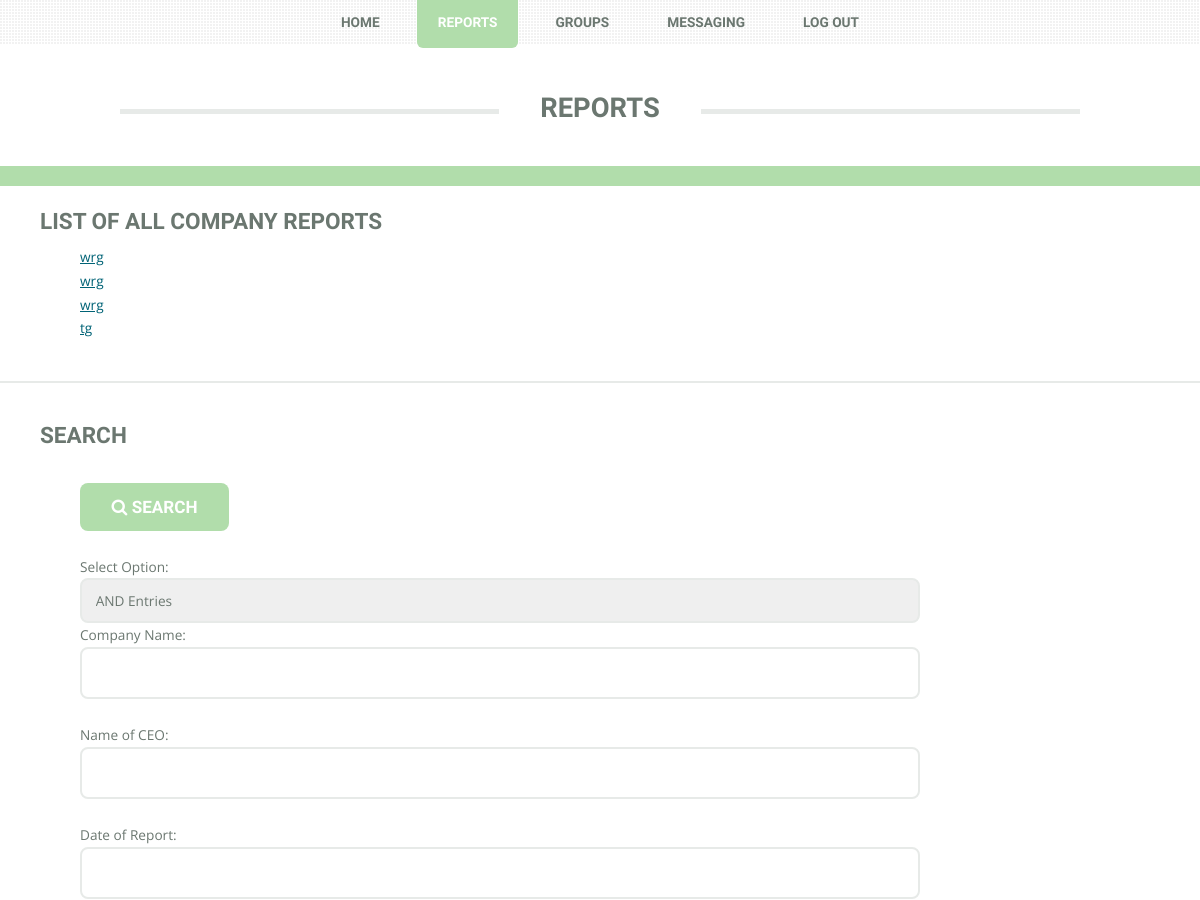
The app's page /reports/ (signed in, upper part), older data.
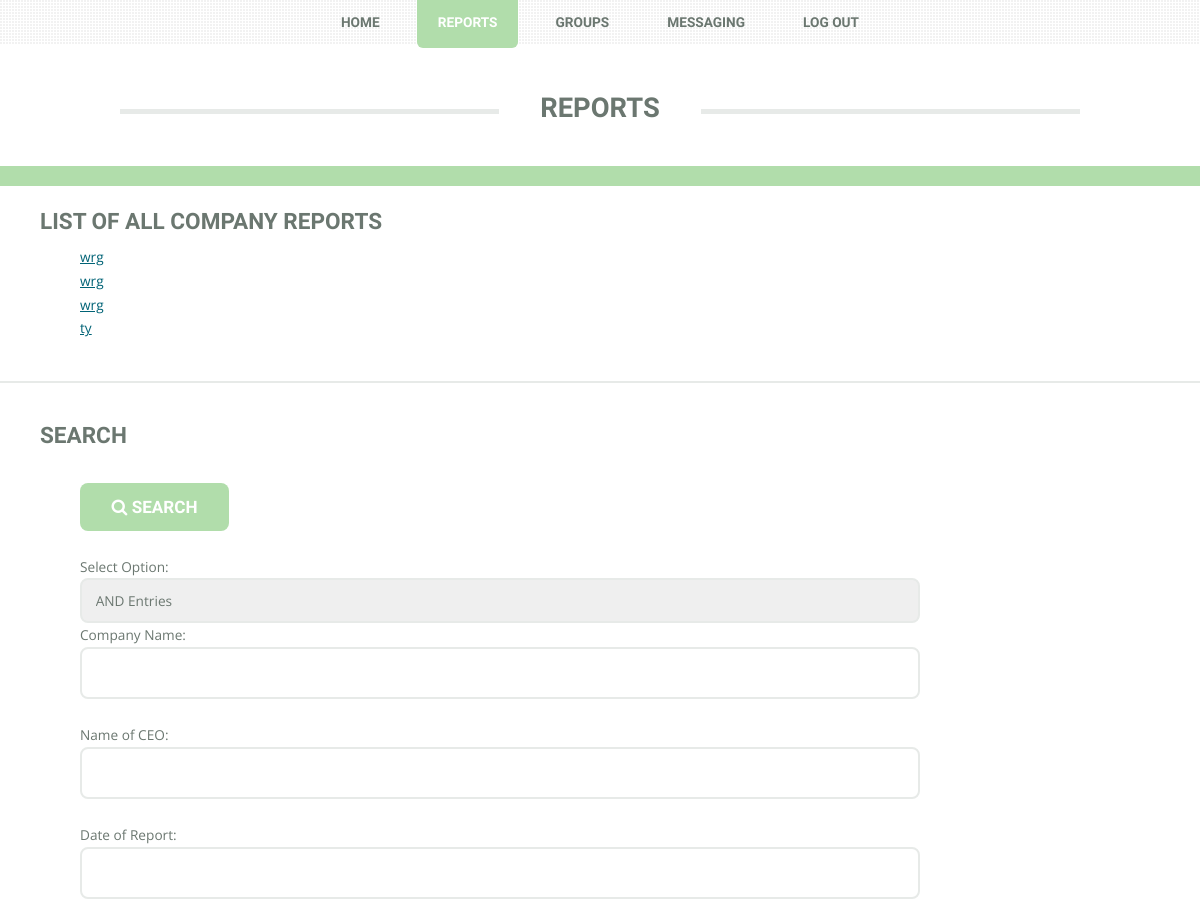
The same page, newer data.
### reports/models.py (models this page shows, shortened)
class Report(models.Model):
    created_by = models.ForeignKey(CustomUser, on_delete=models.CASCADE, default=1, editable=False)
    created_at = models.DateTimeField(auto_now_add=True, editable=False)
    company_name=models.CharField(max_length=255)
    ceo_name=models.CharField(max_length=255)
    company_phone=models.CharField(max_length=255)
    company_email = models.CharField(max_length=255)
    company_location=models.CharField(max_length=255)
    company_country=models.CharField(max_length=255)
    sector=models.CharField(max_length=255)
    industry=models.CharField(max_length=255)
    current_projects=models.TextField()
    private_report = models.BooleanField(default=False, blank=True)

### reports/views.py (the view, shortened to what this page needs)
class IndexView(ListView):
    context_object_name = 'report_list'
    template_name = 'reports/html5up/reports.html'
    def get_queryset(self):
        all_reports = Report.objects.all()
        if (not my_user(self.request).is_SiteManager):
            if(all_reports):
                query=Q()
                query |= Q(created_by=my_user(self.request))
                all_groups = Group.objects.all().filter(members=my_user(self.request))
                for group in all_groups:
                    for member in group.members.all():
                        query|=Q(created_by=member)
                query|=Q(private_report=False)
                all_reports=all_reports.filter(query)
        company_name = self.request.GET.get('company_name')
        ceo_name=self.request.GET.get('ceo_name')
        created_at = self.request.GET.get('created_at')
        company_phone = self.request.GET.get('company_phone')
        company_email= self.request.GET.get('company_email')
        company_location= self.request.GET.get('company_location')
        company_sector= self.request.GET.get('company_sector')
        company_industry= self.request.GET.get('company_industry')
        company_projects= self.request.GET.get('company_projects')
        option = self.request.GET.get('option')
        return all_reports

### reports/views.py (called while the page is built)
def my_user(request):
    user = None
    if request.user.is_authenticated():
        user = request.user
    return CustomUser.objects.all().filter(user=user)[0]

### reports/templates/reports/html5up/reports.html (shortened to what this page needs)
<!DOCTYPE HTML>
{% load static %}
<link rel="stylesheet" type="text/css" href="{% static 'messaging/css/main.css' %}"/>
<link rel="stylesheet" type="text/css" href="{% static 'messaging/css/ie8.css' %}"/>
<link rel="stylesheet" type="text/css" href="{% static 'messaging/css/font-awesome.min.css' %}" />
<html>
    <head>
        <link rel="stylesheet" href="assets/css/main.css" />
        <link rel="stylesheet" href="font-awesome/css/font-awesome.min.css">
    </head>
    <body class="homepage">
        <div id="page-wrapper">
                <header id="header">
                    <div class="logo container">
                        <div>
                            <h1><a id="logo">Reports</a></h1>
                        </div>
                    </div>
                </header>
                <nav id="nav">
                    <ul>
                        <li><a href={% url 'loggedin' %}>Home</a></li>
                        <li class = "current"><a href = "{% url 'reports:index'%}" >Reports</a></li>
                        <li><a href = {% url 'groups' %}>Groups</a></li>
                        <li><a href = {% url 'messaging' %}>Messaging</a></li>
                        <li><a href= {% url 'logout' %}>LOG OUT</a></li>
                    </ul>
                </nav>
                <div id="main-wrapper">
                    {% if report_list %}
                    <br>
                    <div style = "padding-left: 40px;">
                        <h2>List of All Company Reports</h2>
                    </div>
                        <ul>
                            {% for report in report_list %}
                                <li><a href="{% url 'reports:detail' report.id %}" style = "padding-left: 80px">{{ report.company_name }}</a></li>
                            {% endfor %}
                        </ul>
                    {% else %}
                        <br>
                    <div style = "padding-left: 40px;">
                        <h2>No entries found in the database</h2>
                    </div>
                        <br>
                    {% endif %}
                    <hr>
                    <div style = "padding-left: 40px;">
                        <h2>Search</h2>
                    </div>
                    <br>
                        <div style = "padding-left: 80px; padding-right: 280px">
                        <form id="searchform" action="{% url 'reports:index' %}" method="get" autocomplete="on">
                            <button style = "text-align: center" class="searchbutton" type="submit">
                                <i class="fa fa-search"></i> Search
                            </button>
                            <br>
                            <br>
                            Select Option: <select name="option">
                              <option value="and">AND Entries</option>
                            </select>
                            Company Name: <input type="text" name="company_name"><br>
                            Name of CEO: <input type="text" name="ceo_name"><br>
                            Date of Report: <input type="text" name="created_at"><br>
                            Number of Company: <input type="text" name="company_phone"><br>
                            Email of Company: <input type="text" name="company_email"><br>
                            Location of Company: <input type="text" name="company_location"><br>
                            Country of Company: <input type="text" name="company_country"><br>
                            Sector of Company: <input type="text" name="company_sector"><br>
                            Industry of Company: <input type="text" name="company_industry"><br>
                            Current Projects of Company: <input type="text" name="current_projects"><br>
                        </form>
                        <br>
                    </div>
                <br>
                <br>
                <br>
            </div>
                        </div>
    </body>
</html>

Row changes from the older to the newer data that the page shows:
changed Report (number 4 of 4 on the later page): company_name "tg" → "ty"
